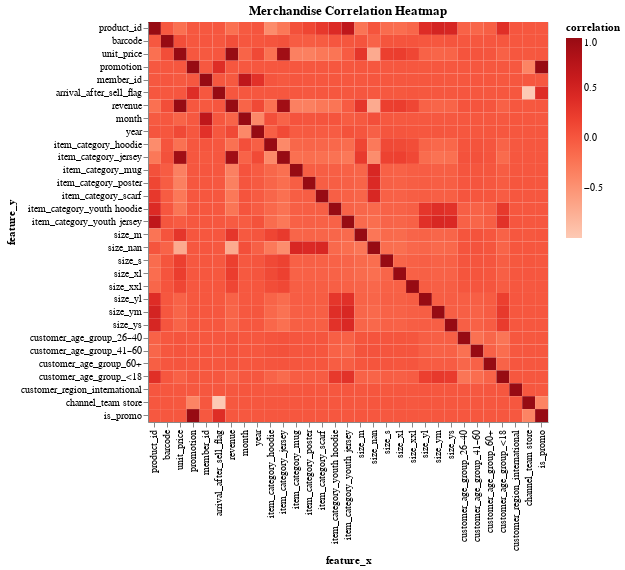

Notebook code cell kept with this figure:
### Code cell
merch_corr = Merch_model.corr(numeric_only=True)
merch_corr_long = corr_to_long_format(merch_corr)

merch_corr_long = merch_corr_long[
    ~merch_corr_long['feature_x'].str.contains('_w') &
    ~merch_corr_long['feature_y'].str.contains('_w')
]



merch_heatmap = alt.Chart(merch_corr_long).mark_rect().encode(
    x=alt.X('feature_x:N', sort=None),
    y=alt.Y('feature_y:N', sort=None),
    color=alt.Color('correlation:Q', scale=alt.Scale(scheme='reds')),
    tooltip=['feature_x', 'feature_y', 'correlation']
).properties(
    title="Merchandise Correlation Heatmap",
    width=400,
    height=400
)
merch_heatmap.display()

### Figure 1 — Vega-Lite specification as saved in the notebook (floating-point values rounded to 4 significant figures; data arrays with more than 128 entries replaced by an {"elided": "..."} marker saying what was removed)
{"config": {"view": {"continuousWidth": 300, "continuousHeight": 300}}, "data": {"name": "data-f943e51d44f2f8fd32d367bc0e1aee3a"}, "mark": {"type": "rect"}, "encoding": {"color": {"field": "correlation", "scale": {"scheme": "reds"}, "type": "quantitative"}, "tooltip": [{"field": "feature_x", "type": "nominal"}, {"field": "feature_y", "type": "nominal"}, {"field": "correlation", "type": "quantitative"}], "x": {"field": "feature_x", "sort": null, "type": "nominal"}, "y": {"field": "feature_y", "sort": null, "type": "nominal"}}, "height": 400, "title": "Merchandise Correlation Heatmap", "width": 400, "$schema": "https://vega.github.io/schema/vega-lite/v5.20.1.json", "datasets": {"data-f943e51d44f2f8fd32d367bc0e1aee3a": {"elided": "1024 records"}}}
